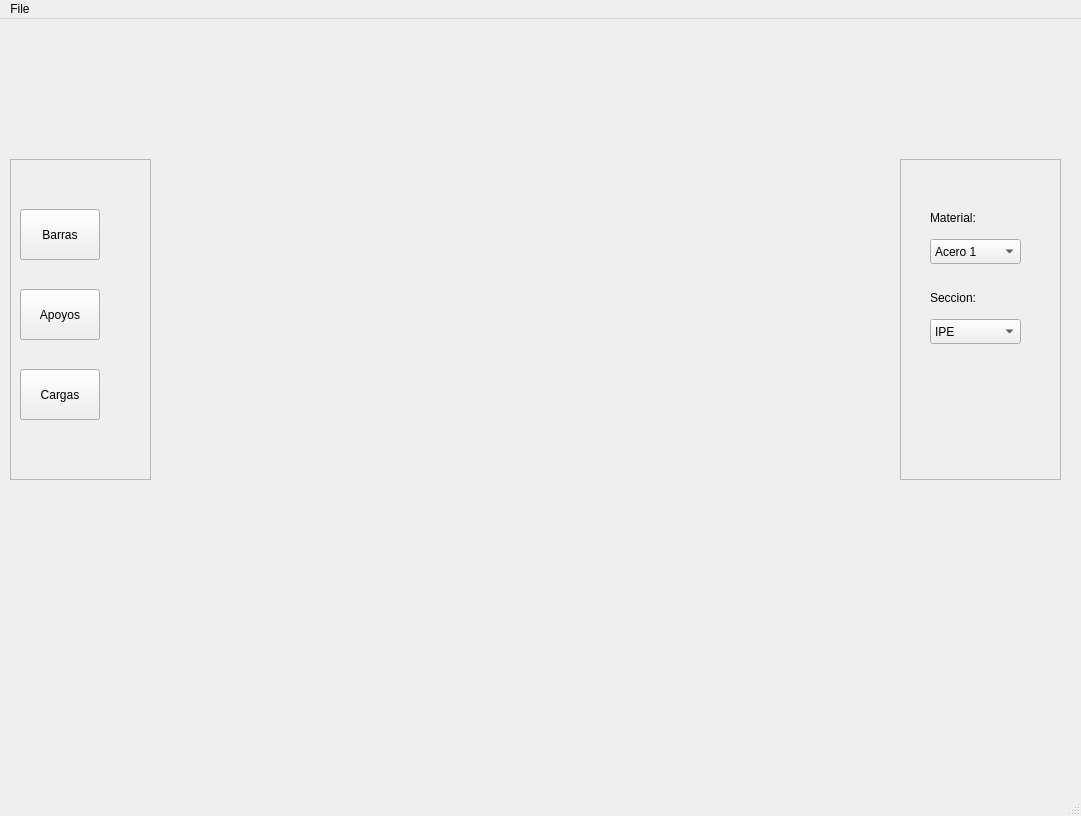
<?xml version="1.0" encoding="UTF-8"?>
<ui version="4.0">
 <class>MainWindow</class>
 <widget class="QMainWindow" name="MainWindow">
  <property name="geometry">
   <rect>
    <x>0</x>
    <y>0</y>
    <width>1081</width>
    <height>816</height>
   </rect>
  </property>
  <property name="windowTitle">
   <string>MainWindow</string>
  </property>
  <widget class="QWidget" name="centralwidget">
   <widget class="QFrame" name="frame_left">
    <property name="geometry">
     <rect>
      <x>10</x>
      <y>140</y>
      <width>141</width>
      <height>321</height>
     </rect>
    </property>
    <property name="frameShape">
     <enum>QFrame::StyledPanel</enum>
    </property>
    <property name="frameShadow">
     <enum>QFrame::Raised</enum>
    </property>
    <widget class="QPushButton" name="button_charges">
     <property name="geometry">
      <rect>
       <x>10</x>
       <y>210</y>
       <width>80</width>
       <height>51</height>
      </rect>
     </property>
     <property name="text">
      <string>Cargas</string>
     </property>
    </widget>
    <widget class="QPushButton" name="button_bar">
     <property name="geometry">
      <rect>
       <x>10</x>
       <y>50</y>
       <width>80</width>
       <height>51</height>
      </rect>
     </property>
     <property name="text">
      <string>Barras</string>
     </property>
     <property name="shortcut">
      <string>B</string>
     </property>
    </widget>
    <widget class="QPushButton" name="button_support">
     <property name="geometry">
      <rect>
       <x>10</x>
       <y>130</y>
       <width>80</width>
       <height>51</height>
      </rect>
     </property>
     <property name="text">
      <string>Apoyos</string>
     </property>
    </widget>
   </widget>
   <widget class="QFrame" name="frame_right">
    <property name="geometry">
     <rect>
      <x>900</x>
      <y>140</y>
      <width>161</width>
      <height>321</height>
     </rect>
    </property>
    <property name="frameShape">
     <enum>QFrame::StyledPanel</enum>
    </property>
    <property name="frameShadow">
     <enum>QFrame::Raised</enum>
    </property>
    <widget class="QComboBox" name="comboBox_seccion">
     <property name="geometry">
      <rect>
       <x>30</x>
       <y>160</y>
       <width>91</width>
       <height>25</height>
      </rect>
     </property>
     <item>
      <property name="text">
       <string>IPE</string>
      </property>
     </item>
     <item>
      <property name="text">
       <string>HBE</string>
      </property>
     </item>
    </widget>
    <widget class="QLabel" name="label_material">
     <property name="geometry">
      <rect>
       <x>30</x>
       <y>50</y>
       <width>61</width>
       <height>17</height>
      </rect>
     </property>
     <property name="text">
      <string>Material:</string>
     </property>
    </widget>
    <widget class="QComboBox" name="comboBox_material">
     <property name="geometry">
      <rect>
       <x>30</x>
       <y>80</y>
       <width>91</width>
       <height>25</height>
      </rect>
     </property>
     <item>
      <property name="text">
       <string>Acero 1</string>
      </property>
     </item>
     <item>
      <property name="text">
       <string>Acero 2</string>
      </property>
     </item>
    </widget>
    <widget class="QLabel" name="label_seccion">
     <property name="geometry">
      <rect>
       <x>30</x>
       <y>130</y>
       <width>61</width>
       <height>17</height>
      </rect>
     </property>
     <property name="text">
      <string>Seccion:</string>
     </property>
    </widget>
   </widget>
  </widget>
  <widget class="QMenuBar" name="menubar">
   <property name="geometry">
    <rect>
     <x>0</x>
     <y>0</y>
     <width>1081</width>
     <height>22</height>
    </rect>
   </property>
   <widget class="QMenu" name="menuFile">
    <property name="title">
     <string>File</string>
    </property>
   </widget>
   <addaction name="menuFile"/>
  </widget>
  <widget class="QStatusBar" name="statusbar"/>
 </widget>
 <resources/>
 <connections/>
</ui>
